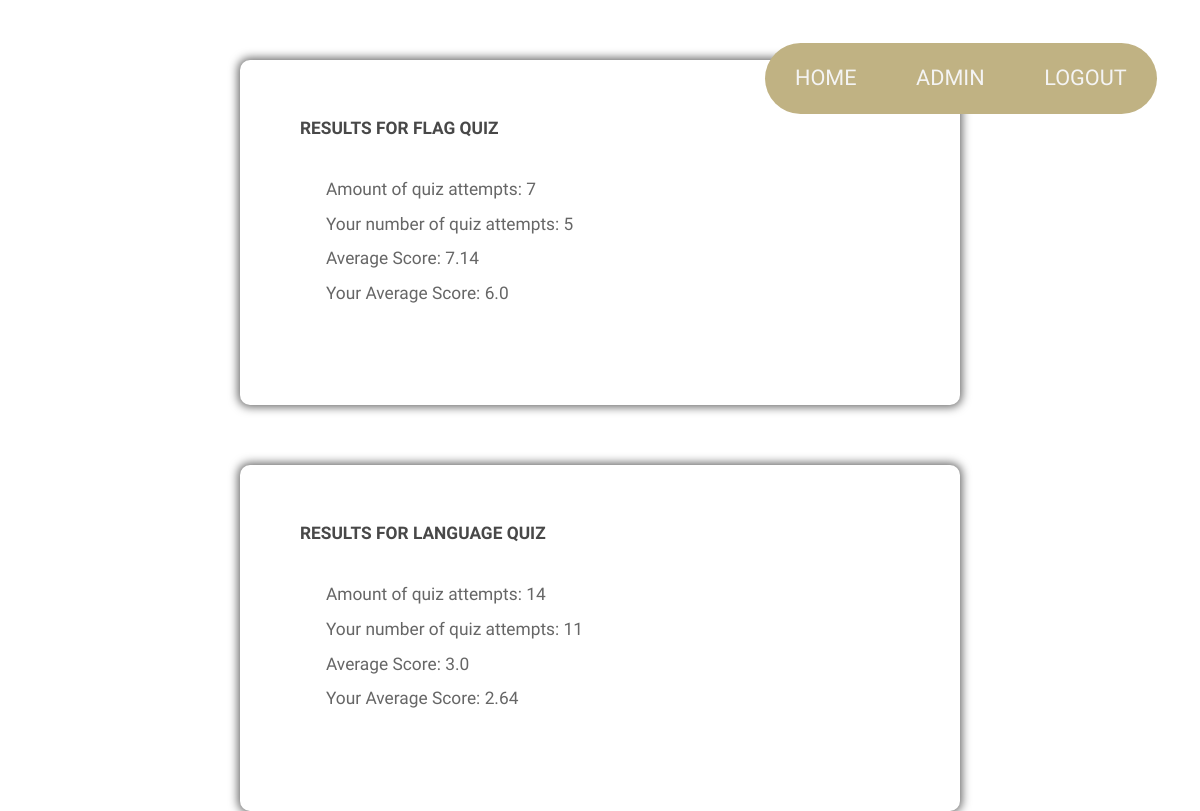
/results (signed in), run on an earlier commit of the app's database.
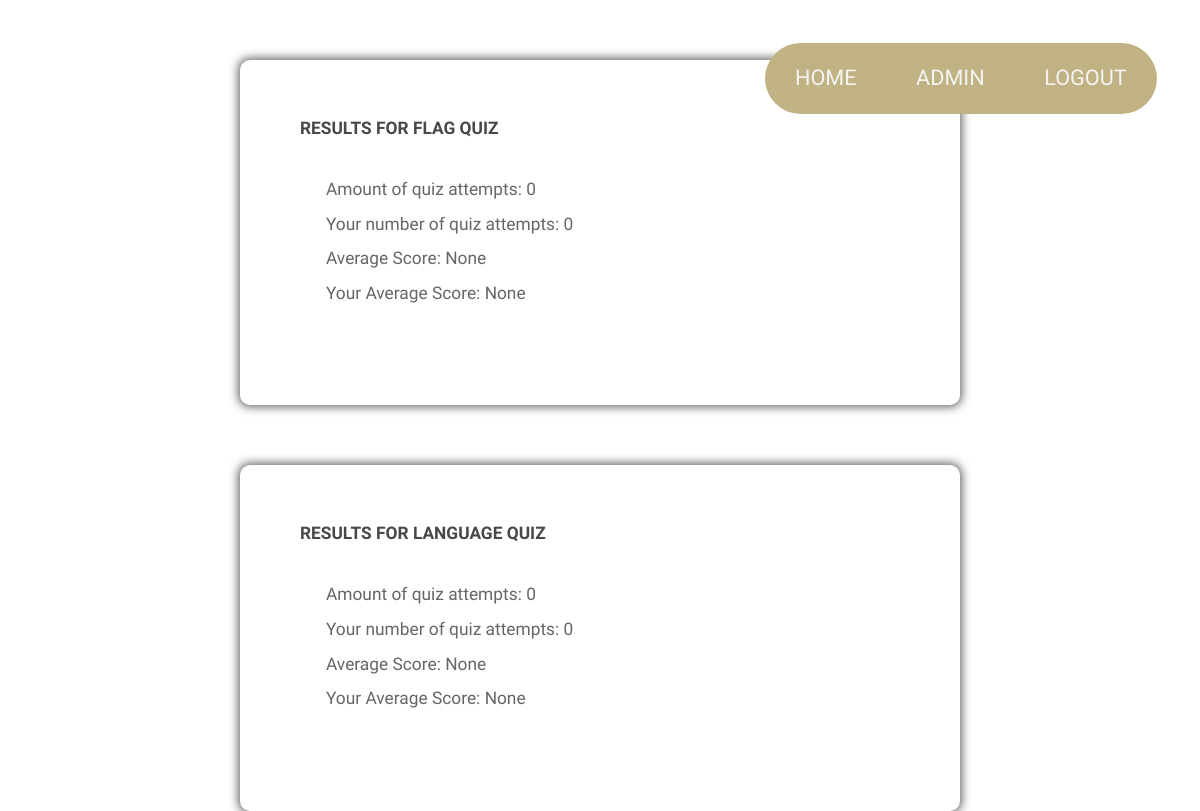
And on a later commit of the database.
### app/models.py (models this page shows, shortened)
class Quiz(db.Model):
	__tablename__ = 'quiz'
	id = db.Column(db.Integer,primary_key=True)
	quizname = db.Column(db.String(80), index=True)
	creator_id = db.Column(db.Integer, ForeignKey('user.id'))
	creator = relationship('User', back_populates="quizzes")
	style = db.Column(db.Integer, ForeignKey('quizStyle.id'))
	quizStyle = relationship('QuizStyle', back_populates="quizzes")
	questions = db.relationship('Question', back_populates='quiz', lazy='dynamic')
	quizContents = db.relationship('QuizContent', backref='quiz', lazy='dynamic')
	attempts = db.relationship('UserAttempt', backref='quiz', lazy='dynamic')
	def get_average_score(self, user):
		total_score = 0
		if user:
			user_attempts = self.attempts.filter_by(user_id = user.id)
			for attempt in user_attempts:
				total_score = total_score + attempt.get_score()
			if user_attempts.count() == 0: return None
			return round(total_score/user_attempts.count(),2)
		else:
			for attempt in self.attempts:
				total_score = total_score + attempt.get_score()
			if self.attempts.count() == 0: return None
			return round(total_score/self.attempts.count(),2)

class QuestionChoice(db.Model):
	__tablename__ = 'questionChoice'
	id = db.Column(db.Integer,primary_key=True)
	question_id = db.Column(db.Integer, ForeignKey('question.id'))
	choice_number = db.Column(db.Integer)
	choice_content = db.Column(db.String(80))
	choice_correct = db.Column(db.Boolean)
	userAnswers = db.relation('UserAnswer', back_populates='questionChoice')

class User(UserMixin, db.Model):
	__tablename__ = "user"
	id = db.Column(db.Integer, primary_key=True)
	username = db.Column(db.String(64), index=True, unique=True, nullable=False)
	email = db.Column(db.String(120), index=True, unique=True, nullable=False)
	admin = db.Column(db.Boolean, default=False, nullable=False)
	password_hash = db.Column(db.String(128), nullable=False)
	userAttempts = db.relationship('UserAttempt', backref='user', lazy='dynamic')
	quizzes = db.relationship('Quiz', back_populates='creator')

### app/routes.py (the view)
@app.route('/results')
@login_required
def results():
	return render_template('resultsall.html', quizzes = Quiz.query.all())

### app/models.py (called while the page is built)
@login.user_loader
def load_user(id):
	return User.query.get(int(id))

	def get_score(self):
		score = 0
		for answer in self.userAnswers:
			if answer.questionChoice.choice_correct: score = score + 1
		return score

### app/templates/resultsall.html (shortened to what this page needs)
{% extends "siteBase.html" %}
{% block head %}
{{ super() }}
    <link rel="stylesheet" href="https://stackpath.bootstrapcdn.com/bootstrap/4.5.0/css/bootstrap.min.css">
    <link rel="stylesheet" type="text/css" href="{{ url_for('static',    filename='css/main.css') }}">
{% endblock %}
{% block body %}
{{ super() }}
        {% for quiz in quizzes %}
            <div class="resultsall">
                <h1>Results for {{quiz.quizname}}</h1>
                <ul>
                    <li>Amount of quiz attempts: {{quiz.attempts.count()}}</li>
                    <li>Your number of quiz attempts: {{quiz.attempts.filter_by(user_id=current_user.id).count()}}</li>
                    <li>Average Score: {{ quiz.get_average_score(user = None) }}</li>
                    <li>Your Average Score: {{ quiz.get_average_score(user = current_user) }}</li>
                </ul>
            </div>
        {% endfor %}
{% endblock %}

### app/templates/siteBase.html (shortened to what this page needs)
{% extends "base.html" %}
{% block head %}
    <link rel="stylesheet" href="https://maxcdn.bootstrapcdn.com/bootstrap/3.3.7/css/bootstrap.min.css" >
    <link rel="stylesheet" href="../static/css/main.css" >
{% endblock %}
{% block body %}
    {% include "nav.html" %}
{% endblock %}

### app/templates/base.html (shortened to what this page needs)
<!DOCTYPE HTML>
<html>
	<head>
		{% block head %}{% endblock %}
	</head>
	<body>
		{% block body %}{% endblock %}
	</body>
</html>

### app/templates/nav.html (shortened to what this page needs)
<header id="header" class="alt">
    <nav id="nav">
        <ul class="menu">
            <li><a href="{{ url_for('home') }}">Home</a></li>
            {% if current_user.admin == true%}
            <li><a href="{{ url_for('admin.index') }}">Admin</a></li>
            {% endif %}
            {% if current_user.is_authenticated %}
            <li><a href="{{ url_for('logout') }}">Logout</a></li>
            {% endif %}
        </ul>
    </nav>
</header>

### app/static/css/main.css (style rules this page uses)
html, body, div, span, applet, object, iframe, h1, h2, h3, h4, h5, h6, p, blockquote, pre, a, abbr, acronym, address, big, cite, code, del, dfn, em, img, ins, kbd, q, s, samp, small, strike, strong, sub, sup, tt, var, b, u, i, center, dl, dt, dd, ol, ul, li, fieldset, form, label, legend, table, caption, tbody, tfoot, thead, tr, th, td, article, aside, canvas, details, embed, figure, figcaption, footer, header, hgroup, menu, nav, output, ruby, section, summary, time, mark, audio, video { margin: 0; padding: 0; border: 0; font-size: 100%; font: inherit; vertical-align: baseline; }
div.resultsall { background-color:white; box-shadow: 0 0 10px 2px; padding:5%; margin-top: 5%; margin-left:20%; margin-right:20%; border-radius: 10px; }
div.resultsall ul { margin-top:2em; list-style-type: none; }
article, aside, details, figcaption, figure, footer, header, hgroup, menu, nav, section { display: block; }
body { line-height: 1; }
ol, ul { list-style: none; }
body { -webkit-text-size-adjust: none; }
*, *:before, *:after { -moz-box-sizing: border-box; -webkit-box-sizing: border-box; box-sizing: border-box; }
body { -ms-overflow-style: scrollbar; }
body { background: #fff; }
body { background-color: #fff; color: #666; }
body, input, select, textarea { font-family: "Raleway", Arial, Helvetica, sans-serif; font-size: 13pt; font-weight: 400; line-height: 2em; }
a { text-decoration: underline; color: #f32853; }
h1, h2, h3, h4, h5, h6 { color: #484848; font-weight: 700; line-height: 1em; margin: 0 0 1em 0; text-transform: uppercase; }
ul { list-style: disc; margin: 0 0 2em 0; padding-left: 1em; }
ul li { padding-left: 0.5em; }
#header { background-color: #fff; border-bottom: solid 1px rgba(144, 144, 144, 0.25); box-shadow: 0px 0.0375em 0.125em 0px rgba(0, 0, 0, 0.05); color: #484848; cursor: default; font-size: 1.25em; height: 4.5em; left: 0; line-height: 4.4em; position: fixed; text-transform: uppercase; top: 0; width: 100%; z-index: 10000; z-index: 10001; }
#header nav { height: inherit; line-height: inherit; position: absolute; right: 1.25em; top: 0; vertical-align: middle; }
#header nav ul { list-style: none; margin: 0; padding-left: 0; }
#header nav ul li { border-radius: 4px; display: inline-block; margin-left: 2.5em; padding-left: 0; }
#header nav ul li a { -moz-transition: color 0.2s ease-in-out; -webkit-transition: color 0.2s ease-in-out; -ms-transition: color 0.2s ease-in-out; transition: color 0.2s ease-in-out; color: #666; display: inline-block; text-decoration: none; }
#header nav ul li:first-child { margin-left: 0; }
#header.alt { background-color: transparent; border: 0; box-shadow: none; height: 3.25em; line-height: 3.25em; position: absolute; }
#header.alt nav { right: 2em; top: 2em; border-radius: 40px; padding-left: 30px; padding-right: 30px; background-color: #C0B283; }
#header.alt nav a { color: #f4f4f4; }

What changed in the data, as far as the page shows it:
changed Quiz "FLAG QUIZ": attempts.count "7" → "0"; attempts.filter_by "5" → "0"; get_average_score "7.14" → "None"; get_average_score "6.0" → "None"
computed for Quiz "LANGUAGE QUIZ": attempts.count "14" → "0"; attempts.filter_by "11" → "0"; get_average_score "3.0" → "None"; get_average_score "2.64" → "None"
